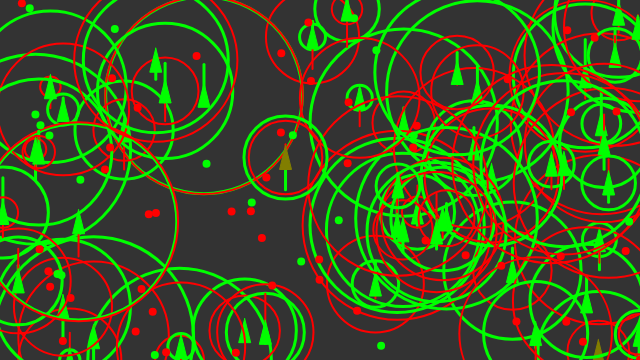
Frame 1 (no input)
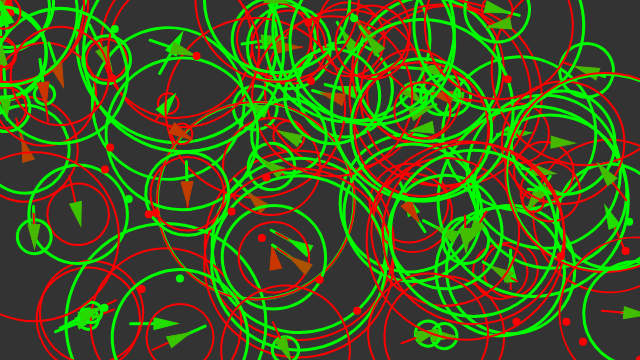
Frame 60 (no input)
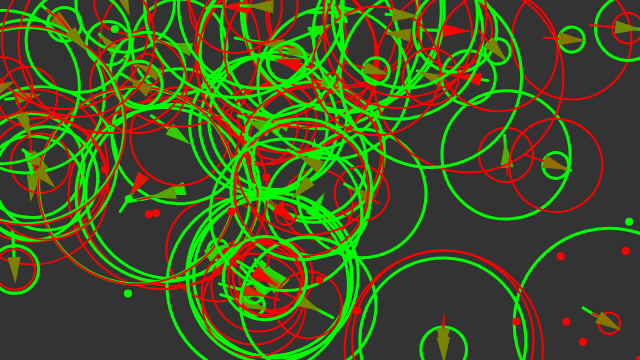
Frame 120 (the mouse pressed at the canvas centre since frame 60)

The p5.js sketch that drew these frames (run headless with seeded random() and noise() and a simulated clock; from frame 60 on, the mouse is pressed at the canvas centre):

// p5.js sketch
// ── sketch.js
// The Nature of Code
// Daniel Shiffman
// http://natureofcode.com

// Seeking "vehicle" follows the mouse position

// Implements Craig Reynold's autonomous steering behaviors
// One vehicle "seeks"
// See: http://www.red3d.com/cwr/

const vehiclesQuantity  =  50;
const foodQuantity      =  20;
const poisonQuantity    =  50;

let vehicles = [];
let food = [];
let poison = [];

let width = 640;
let height = 360;

function setup() {
  createCanvas(width, height);

  createVeichols(vehiclesQuantity);
  populateField(food, foodQuantity);
  populateField(poison, poisonQuantity);
}

function createVeichols(quantity = 1) {
  let counter = 0;

  while(counter < quantity) {
    let vehicle = new Vehicle(random(width), random(height));
    vehicles.push(vehicle);
    counter++;
  }
}

function populateField(array, quantity) {
  for(let i = 0; i < quantity; i++) {
    let xCoord = random(width);
    let yCoord = random(height);
    array.push(createVector(xCoord, yCoord));
  }
}

function draw() {
  background(51);

  // Draw an ellipse at the mouse position
  fill(127);
  stroke(200);
  strokeWeight(2);

  generateRandomFood();
  generateRandomPoison();
  
  drawVehicles();
  
  cloneVehicles();
  
  noStroke();
  fill(0, 255, 0); //green
  drawField(food);
  
  fill(255, 0, 0); //red
  drawField(poison);
}

function drawVehicles() {
  for(let i = vehicles.length -1; i >= 0; i--) {
    let vehicle = vehicles[i];

    if(vehicle.isDead()) {
      
      if(random(1) < 0.001) {
        //create one unit of food where the vehicle died.
        food.push(createVector(vehicle.position.x, vehicle.position.y));
      }
      vehicles.splice(i, 1);
      return;
    }

    vehicle.update();
    vehicle.behavior(food);
    vehicle.behavior(poison, false); //isGood = false -> TODO: refactor this.
    vehicle.boundaries();
  
    vehicle.display();
  }
}

function cloneVehicles() {
  let newVehicles = [];

  vehicles.forEach(vehicle => {
    if(random(1) < 0.005) { 
      let newVehicle = vehicle.clone();
      newVehicles.push(newVehicle);
    }
  });

  vehicles = vehicles.concat(newVehicles);
}

function generateRandomFood() {
  if(random(1) < 0.05) { //5% of the time
    populateField(food, 1);
  }
}

function generateRandomPoison() {
  if(random(1) < 0.01) { //1% of the time
    populateField(poison, 1);
  }
}

function drawField(array) {
  array.forEach(element => {
    ellipse(element.x, element.y, 8, 8);
  });
}

// ── vehicle.js
// The Nature of Code
// Daniel Shiffman
// http://natureofcode.com

// The "Vehicle" class

class Vehicle {
  constructor(x, y, clonedDna = null) {
    this.acceleration = createVector(0, 0);
    this.velocity = createVector(0, -2);
    this.position = createVector(x, y);
    this.r = 6;
    this.maxspeed = 3;
    this.maxforce = 0.3;
    this.health = 1;

    if(clonedDna != null) {
      this.dna = clonedDna;
      return;
    }

    this.dna = [
      //food weight
      random(-2, 2),
      //poison weight
      random(-2, 2),
      //food perception
      random(10, 100),
      //poison perception
      random(10, 100),
    ];
  }
  
  behavior(elements, isGood = true) {

    let perception = isGood ? this.dna[2] : this.dna[3];
    let steerWeight = isGood ? this.dna[0] : this.dna[1];

    let target = this.getClosestElement(elements, perception);

    let distance = this.position.dist(target);

    if(distance < 10) { // element is too far in order to be eated
      this.eat(elements, target, isGood);
    }
    else {
      let steer = this.seek(target);
      steer.mult(steerWeight);
      this.applyForce(steer);
    }
  }

  // Method to update location
  update() {
    this.health -= 0.005;

    // Update velocity
    this.velocity.add(this.acceleration);
    // Limit speed
    this.velocity.limit(this.maxspeed);
    this.position.add(this.velocity);
    // Reset accelerationelertion to 0 each cycle
    this.acceleration.mult(0);
  }

  getClosestElement(elements, perception) {

    let closestDistance = Infinity;
    let closestElement = createVector(0, 0);

    elements.forEach(element => {
      let distance = this.position.dist(element);
      
      if(distance < closestDistance && distance <= perception) {
        closestDistance = distance;
        closestElement = element;
      }
    });

    return closestElement;
  }

  applyForce(force) {
    // We could add mass here if we want A = F / M
    this.acceleration.add(force);
  }

  // A method that calculates a steering force towards a target
  // STEER = DESIRED MINUS VELOCITY
  seek(target) {

    var desired = p5.Vector.sub(target, this.position); // A vector pointing from the location to the target

    // Scale to maximum speed
    desired.setMag(this.maxspeed);

    // Steering = Desired minus velocity
    var steer = p5.Vector.sub(desired, this.velocity);
    steer.limit(this.maxforce); // Limit to maximum steering force

    return steer;
  }

  eat(elements, target, isGood) {
    let targetIndex = elements.indexOf(target);    // <-- Not supported in <IE9
    
    if (targetIndex !== -1) {
      elements.splice(targetIndex, 1);
    }

    if(isGood) {
      this.health += 0.05;
    }
    else {
      this.health -= 0.5;
    }
  }

  isDead() {
    return this.health < 0;
  }

  mutateDna(dna) {
    let dnaCopy = dna.slice(0);
    
    dnaCopy.forEach(g => {
      g += random(-10, 10);
    });
    
    return dnaCopy;
  }

  clone() {
    let newDna = this.mutateDna(this.dna);
    return new Vehicle(this.position.x, this.position.y, newDna);
  }

  display() {
    // Draw a triangle rotated in the direction of velocity
    let angle = this.velocity.heading() + PI / 2;

    push();
    translate(this.position.x, this.position.y);
    rotate(angle);

    let green = color(0, 255, 0);
    let red = color(255, 0, 0);

    noFill();
    strokeWeight(3);
    stroke(green);
    line(0, 0, 0, -this.dna[0] * 20);
    ellipse(0,0, this.dna[2] * 2);
    
    strokeWeight(2);
    stroke(red);
    line(0, 0, 0, -this.dna[1] * 20);
    ellipse(0,0, this.dna[3] * 2);
    
    let bgColor = lerpColor(red, green, this.health);
    fill(bgColor);
    stroke(bgColor);
    strokeWeight(1);

    beginShape();
    vertex(0, -this.r * 2);
    vertex(-this.r, this.r * 2);
    vertex(this.r, this.r * 2);
    endShape(CLOSE);
    pop();
  }

  boundaries() {
    
    if (this.position.x < 0) {
      this.position.x = width;
    } else if (this.position.x > width) {
      this.position.x = 0;
    }
  
    if (this.position.y < 0) {
      this.position.y = height;
    } else if (this.position.y > height) {
      this.position.y = 0;
    }
  }

}
